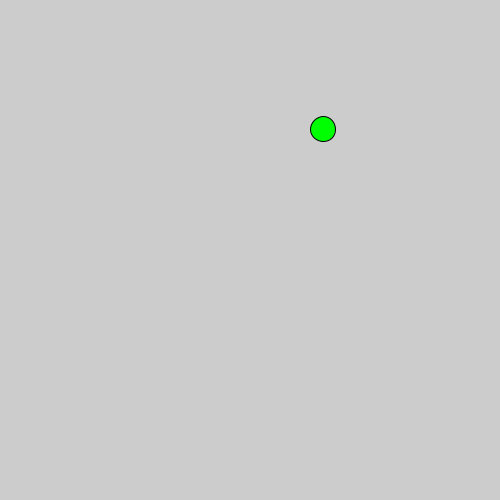
Frame 1 (no input)
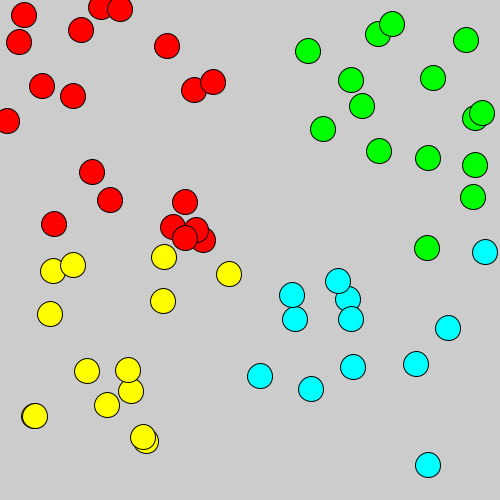
Frame 60 (the mouse pressed at the canvas centre just before this capture)
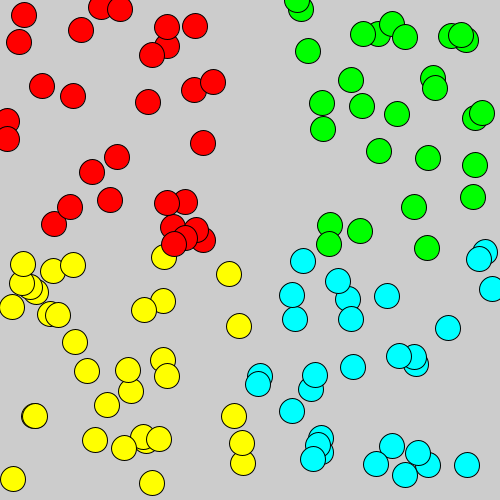
Frame 120 (the mouse held since frame 60 and released just before this capture)

The Processing sketch that drew these frames (run headless with seeded random() and noise(); from frame 60 on, the mouse is pressed at the canvas centre):

// Processing sketch: random_quadrants
// ── random_quadrants.pde
int x;
int y;
int r;
int g;
int b;
void setup() {
  size(500,500);
}

void draw() {
  x= (int) random(500);
  y= (int) random(500);
  if (x<=250 && y<=250){
    r= 255;
    g= 0;
    b= 0;
  }
  else if(x>=250 && y<=250) {
    r=0;
    g=255;
    b=0;
  }
  else if(x<=250 && y>=250){
    r=255;
    g=255;
    b=0;
  }
  else{
    r=0;
    g=255;
    b=255;
  }
  fill(r, g, b);
  circle(x,y,25);
  
}
